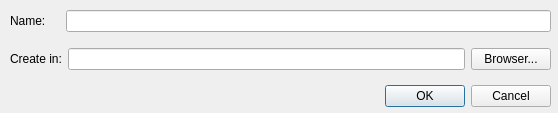
<?xml version="1.0" encoding="UTF-8"?>
<ui version="4.0">
 <class>NewProjectDialog</class>
 <widget class="QDialog" name="NewProjectDialog">
  <property name="geometry">
   <rect>
    <x>0</x>
    <y>0</y>
    <width>558</width>
    <height>113</height>
   </rect>
  </property>
  <property name="windowTitle">
   <string>Dialog</string>
  </property>
  <widget class="QDialogButtonBox" name="buttonBox">
   <property name="enabled">
    <bool>true</bool>
   </property>
   <property name="geometry">
    <rect>
     <x>210</x>
     <y>80</y>
     <width>341</width>
     <height>32</height>
    </rect>
   </property>
   <property name="orientation">
    <enum>Qt::Horizontal</enum>
   </property>
   <property name="standardButtons">
    <set>QDialogButtonBox::Cancel|QDialogButtonBox::Ok</set>
   </property>
   <property name="centerButtons">
    <bool>false</bool>
   </property>
  </widget>
  <widget class="QWidget" name="verticalLayoutWidget">
   <property name="geometry">
    <rect>
     <x>10</x>
     <y>0</y>
     <width>541</width>
     <height>80</height>
    </rect>
   </property>
   <layout class="QVBoxLayout" name="verticalLayout">
    <item>
     <layout class="QHBoxLayout" name="horizontalLayout">
      <item>
       <widget class="QLabel" name="label">
        <property name="minimumSize">
         <size>
          <width>50</width>
          <height>0</height>
         </size>
        </property>
        <property name="text">
         <string>Name:</string>
        </property>
       </widget>
      </item>
      <item>
       <widget class="QLineEdit" name="lineEdit"/>
      </item>
     </layout>
    </item>
    <item>
     <layout class="QVBoxLayout" name="verticalLayout_2">
      <item>
       <layout class="QHBoxLayout" name="horizontalLayout_2">
        <item>
         <widget class="QLabel" name="label_2">
          <property name="minimumSize">
           <size>
            <width>50</width>
            <height>0</height>
           </size>
          </property>
          <property name="text">
           <string>Create in:</string>
          </property>
         </widget>
        </item>
        <item>
         <widget class="QLineEdit" name="lineEdit_2"/>
        </item>
        <item>
         <widget class="QPushButton" name="pushButton">
          <property name="text">
           <string>Browser...</string>
          </property>
         </widget>
        </item>
       </layout>
      </item>
     </layout>
    </item>
   </layout>
  </widget>
 </widget>
 <resources/>
 <connections>
  <connection>
   <sender>buttonBox</sender>
   <signal>accepted()</signal>
   <receiver>NewProjectDialog</receiver>
   <slot>accept()</slot>
   <hints>
    <hint type="sourcelabel">
     <x>248</x>
     <y>254</y>
    </hint>
    <hint type="destinationlabel">
     <x>157</x>
     <y>274</y>
    </hint>
   </hints>
  </connection>
  <connection>
   <sender>buttonBox</sender>
   <signal>rejected()</signal>
   <receiver>NewProjectDialog</receiver>
   <slot>reject()</slot>
   <hints>
    <hint type="sourcelabel">
     <x>316</x>
     <y>260</y>
    </hint>
    <hint type="destinationlabel">
     <x>286</x>
     <y>274</y>
    </hint>
   </hints>
  </connection>
 </connections>
</ui>
